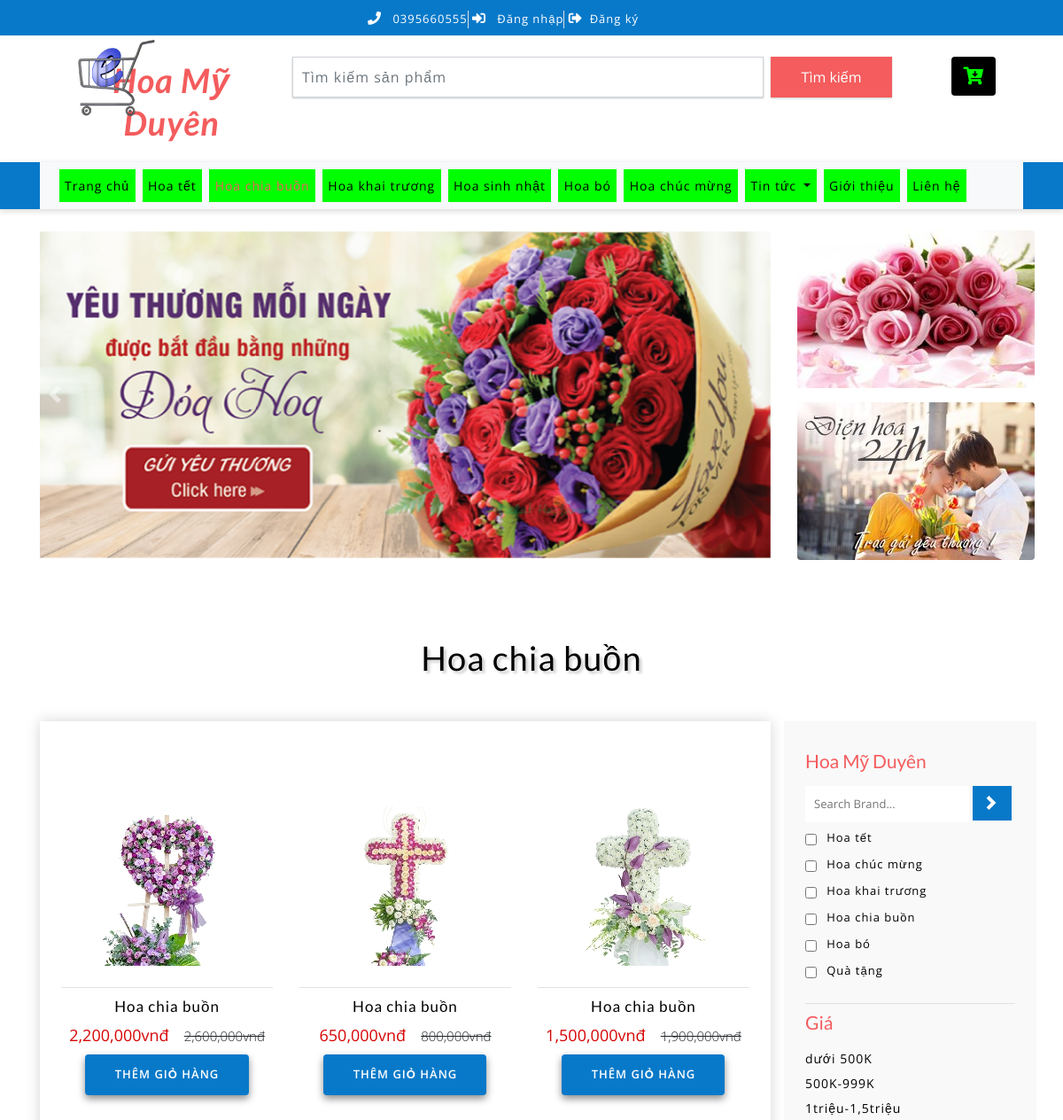
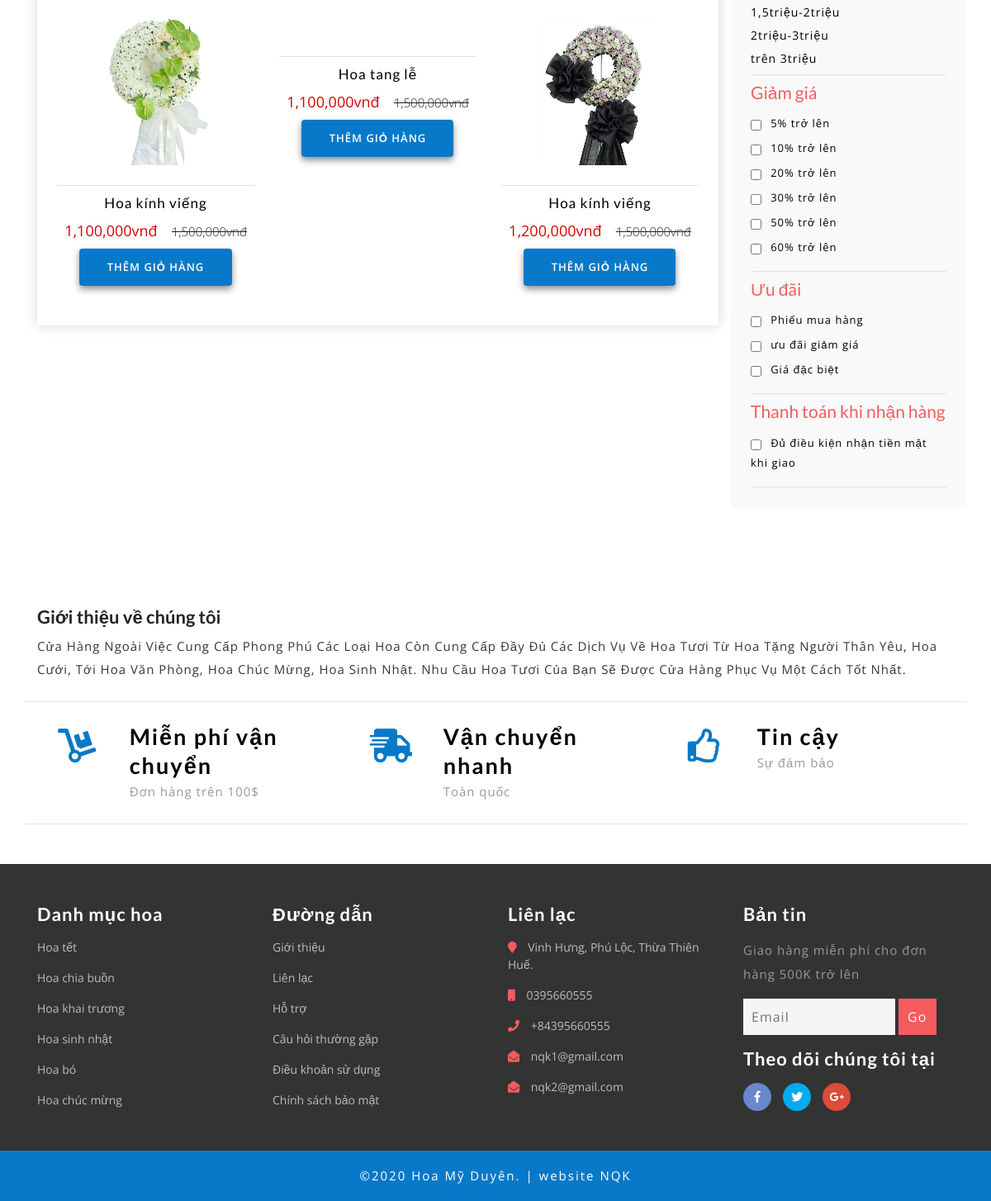
Page /?quanly=danhmuc&id=12 on the committed database (2 pictures, top to bottom).
### tables this page shows
CREATE TABLE `tbl_category` (
  `category_id` int(11) NOT NULL,
  `category_name` varchar(50) NOT NULL
);

CREATE TABLE `tbl_sanpham` (
  `sanpham_id` int(11) NOT NULL,
  `category_id` int(11) NOT NULL,
  `sanpham_name` varchar(255) NOT NULL,
  `sanpham_chitiet` text NOT NULL,
  `sanpham_mota` text NOT NULL,
  `sanpham_gia` varchar(100) NOT NULL,
  `sanpham_giakhuyenmai` varchar(100) NOT NULL,
  `sanpham_active` int(11) NOT NULL,
  `sanpham_hot` int(11) NOT NULL,
  `sanpham_soluong` int(11) NOT NULL,
  `sanpham_image` varchar(50) NOT NULL
);

### include/danhmuc.php (the view, shortened to what this page needs)
<?php
	if(isset($_GET['id'])){
		$id = $_GET['id'];
	}else{
		$id = '';
	}
	$sql_cate = mysqli_query($con,"SELECT * FROM tbl_category,tbl_sanpham WHERE tbl_category.category_id=tbl_sanpham.category_id AND tbl_sanpham.category_id='$id' ORDER BY tbl_sanpham.sanpham_id DESC");
	$sql_category = mysqli_query($con,"SELECT * FROM tbl_category,tbl_sanpham WHERE tbl_category.category_id=tbl_sanpham.category_id AND tbl_sanpham.category_id='$id' ORDER BY tbl_sanpham.sanpham_id DESC");
	$row_title = mysqli_fetch_array($sql_category);
	$title = $row_title['category_name'];
	?>
	<div class="ads-grid py-sm-5 py-4">
		<div class="container py-xl-4 py-lg-2">
			<h3 class="tittle-w3l text-center mb-lg-5 mb-sm-4 mb-3"><?php echo $title ?></h3>
			<div class="row">
				<div class="agileinfo-ads-display col-lg-9">
					<div class="wrapper">
						<div class="product-sec1 px-sm-4 px-3 py-sm-5  py-3 mb-4">
							<div class="row">
								<?php
								while($row_sanpham = mysqli_fetch_array($sql_cate)){
								?>
								<div class="col-md-4 product-men mt-5">
									<div class="men-pro-item simpleCart_shelfItem">
										<div class="men-thumb-item text-center">
											<img src="images/<?php echo $row_sanpham['sanpham_image'] ?>" alt="">
										</div>
										<div class="item-info-product text-center border-top mt-4">
											<h4 class="pt-1">
												<a href="?quanly=chitietsp&id=<?php echo $row_sanpham['sanpham_id'] ?>"><?php echo $row_sanpham['sanpham_name'] ?></a>
											</h4>
											<div class="info-product-price my-2">
												<span class="item_price"><?php echo number_format($row_sanpham['sanpham_giakhuyenmai']).'vnđ' ?></span>
												<del><?php echo number_format($row_sanpham['sanpham_gia']).'vnđ' ?></del>
											</div>
											<div class="snipcart-details top_brand_home_details item_add single-item hvr-outline-out">
												<form action="?quanly=giohang" method="post">
												<fieldset>
													<input type="submit" name="themgiohang" value="Thêm giỏ hàng" class="button" />
												</fieldset>
											</form>
											</div>
										</div>
									</div>
								</div>
								<?php
								}
								?>
							</div>
						</div>
					</div>
				</div>
				<div class="col-lg-3 mt-lg-0 mt-4 p-lg-0">
					<div class="side-bar p-sm-4 p-3">
						<div class="search-hotel border-bottom py-2">
							<h3 class="agileits-sear-head mb-3">Hoa Mỹ Duyên</h3>
							<form action="#" method="post">
								<input type="search" placeholder="Search Brand..." name="search" required="">
								<input type="submit" value="">
							</form>
							<div class="left-side py-2">
								<ul>
									<li>
										<input type="checkbox" class="checked">
										<span class="span">Hoa tết</span>
									</li>
									<li>
										<input type="checkbox" class="checked">
										<span class="span">Hoa chúc mừng</span>
									</li>
									<li>
										<input type="checkbox" class="checked">
										<span class="span">Hoa khai trương</span>
									</li>
									<li>
										<input type="checkbox" class="checked">
										<span class="span">Hoa chia buồn</span>
									</li>
									<li>
										<input type="checkbox" class="checked">
										<span class="span">Hoa bó</span>
									</li>
									<li>
										<input type="checkbox" class="checked">
										<span class="span">Quà tặng</span>
									</li>
								</ul>
							</div>
						</div>
						<div class="range border-bottom py-2">
							<h3 class="agileits-sear-head mb-3">Giá</h3>
							<div class="w3l-range">
								<ul>
									<li>
										<a href="#">dưới 500K</a>
									</li>
									<li class="my-1">
										<a href="#">500K-999K</a>
									</li>
									<li>
										<a href="#">1triệu-1,5triệu</a>
									</li>
									<li class="my-1">
										<a href="#">1,5triệu-2triệu</a>
									</li>
									<li>
										<a href="#">2triệu-3triệu</a>
									</li>
									<li class="mt-1">
										<a href="#">trên 3triệu</a>
									</li>
								</ul>
							</div>
						</div>
						<div class="left-side border-bottom py-2">
							<h3 class="agileits-sear-head mb-3">Giảm giá</h3>
							<ul>
								<li>
									<input type="checkbox" class="checked">
									<span class="span">5% trở lên</span>
								</li>
								<li>
									<input type="checkbox" class="checked">
									<span class="span">10% trở lên</span>
								</li>
								<li>
									<input type="checkbox" class="checked">
									<span class="span">20% trở lên</span>
								</li>
								<li>
									<input type="checkbox" class="checked">
									<span class="span">30% trở lên</span>
								</li>
								<li>
									<input type="checkbox" class="checked">
									<span class="span">50% trở lên</span>
								</li>
								<li>
									<input type="checkbox" class="checked">
									<span class="span">60% trở lên</span>
								</li>
							</ul>
						</div>
						<div class="left-side border-bottom py-2">
							<h3 class="agileits-sear-head mb-3">Ưu đãi</h3>
							<ul>
								<li>
									<input type="checkbox" class="checked">
									<span class="span">Phiếu mua hàng</span>
								</li>
								<li>
									<input type="checkbox" class="checked">
									<span class="span">ưu đãi giảm giá</span>
								</li>
								<li>
									<input type="checkbox" class="checked">
									<span class="span">Giá đặc biệt</span>
								</li>
							</ul>
						</div>
						<div class="left-side border-bottom py-2">
							<h3 class="agileits-sear-head mb-3">Thanh toán khi nhận hàng</h3>
							<ul>
								<li>
									<input type="checkbox" class="checked">
									<span class="span">Đủ điều kiện nhận tiền mặt khi giao</span>
								</li>
							</ul>
						</div>
					</div>
				</div>
			</div>
		</div>
	</div>

### include/menu.php (shortened to what this page needs)
<div class="navbar-inner">
		<div class="container">
			<nav class="navbar navbar-expand-lg navbar-light bg-light">
				<div class="collapse navbar-collapse" id="navbarSupportedContent">
					<ul class="navbar-nav ml-auto text-center mr-xl-5">
						<li class="nav-item mr-lg-2 mb-lg-0 mb-2 <?php echo isset($_GET['quanly'])?'':'active'?>">
							<a class="nav-link" href="index.php">Trang chủ
							</a>
						</li>
						<?php
							$sql_category_danhmuc = mysqli_query($con,'SELECT * FROM tbl_category ORDER BY category_id DESC');
							while($row_category_danhmuc = mysqli_fetch_array($sql_category_danhmuc)){
								if(isset($_GET['quanly']) && isset($_GET['id']) && $_GET['id'] == $row_category_danhmuc['category_id']){
									$active = 'active';
								}else{
									$active = "";
								}
						?>
						<li class="nav-item  mr-lg-2 mb-lg-0 mb-2 <?php echo $active; ?>">
							<a class="nav-link " href="?quanly=danhmuc&id=<?php echo $row_category_danhmuc['category_id'] ?>" role="button"  aria-haspopup="true" aria-expanded="false">
								<?php echo $row_category_danhmuc['category_name'] ?>
							</a>
						</li>
						<?php
						}
						?>
						<li class="nav-item dropdown mr-lg-2 mb-lg-0 mb-2">
							<a class="nav-link dropdown-toggle" href="#" role="button" data-toggle="dropdown" aria-haspopup="true" aria-expanded="false">
								Tin tức
							</a>
						</li>
						<li class="nav-item mr-lg-2 mb-lg-0 mb-2">
						<a class="nav-link" href="about.html">Giới thiệu</a>
						</li>
						<li class="nav-item">
							<a class="nav-link" href="contact.html">Liên hệ</a>
						</li>
					</ul>
				</div>
			</nav>
		</div>
	</div>

### css/style.css (style rules this page uses)
html, body { margin: 0; font-size: 100%; background: #fff; font-family: 'Open Sans', sans-serif; }
body a { text-decoration: none; transition: 3s all; -webkit-transition: 3s all; -moz-transition: 3s all; -o-transition: 3s all; -ms-transition: 3s all; }
a { transition: 3s all; -webkit-transition: 3s all; -moz-transition: 3s all; -o-transition: 3s all; -ms-transition: 3s all; }
input[type="button"], input[type="submit"] { transition: 3s all; -webkit-transition: 3s all; -moz-transition: 3s all; -o-transition: 3s all; -ms-transition: 3s all; }
h1, h2, h3, h4, h5, h6 { margin: 0; font-family: 'Lato', sans-serif; }
ul { margin: 0; padding: 0; }
.navbar-inner { background-color: #0879c9; box-shadow: 0px 2px 6px 1px rgba(0, 0, 0, 0.13); }
.navbar-inner .navbar-light { background: #00ff00; }
.navbar-light .navbar-nav .nav-link { background: #00ff00; letter-spacing: 1px; font-size: 14px; color: #000; padding-right: 0.4rem; padding-left: 0.4rem; }
.navbar-light .navbar-nav .show>.nav-link, .navbar-light .navbar-nav .active>.nav-link, .navbar-light .navbar-nav .nav-link.show, .navbar-light .navbar-nav .nav-link.active { color: #F45C5D; }
h3.tittle-w3l { color: #000; font-size: 38px; letter-spacing: 1px; text-shadow: 3px 3px 3px rgba(0, 0, 0, 0.19); }
.snipcart-details { width: 77%; margin: 0 auto; }
.snipcart-details input.button { font-size: 13px; color: #fff; background: #0879c9; text-decoration: none; border: none; border-radius: 0; width: 100%; text-transform: uppercase; padding: 13px; outline: none; letter-spacing: 1px; box-shadow: 0px 4px 8px 0px rgba(0, 0, 0, 0.45); font-weight: 600; cursor: pointer; border-radius: 4px; transition: 3s all; -webkit-transition: 3s all; -moz-transition: 3s all; -o-transition: 3s all; -ms-transition: 3s all; }
.men-pro-item { position: relative; }
.men-thumb-item { position: relative; }
.search-hotel input[type="search"] { background: #fff; border: none; width: 78%; outline: none; padding: 11px 10px 10px 10px; font-size: 13px; color: #c4c4c4; }
.search-hotel form input[type="submit"] { background: url(../images/search.png) no-repeat 13px 11px #0879c9; width: 44px; height: 39px; border: none; padding: 0; margin-top: 0; cursor: pointer; }
h3.agileits-sear-head { color: #F45C5D; font-size: 21px; }
.side-bar { background-color: #F9F9F9; height: fit-content; }
.w3l-range ul li { display: block; }
.w3l-range ul li a { font-size: 14px; color: #000; letter-spacing: 1px; }
.left-side ul li { display: inline-block; width: 100%; margin-bottom: 6px; }
input.checked { display: inline-block; margin: 0; cursor: pointer; }
.left-side ul li span { font-size: 13px; color: #000; letter-spacing: 1px; margin-left: 3px; vertical-align: top; }
.product-sec1 { box-shadow: 0px 0px 15px 0px #D6D6D6; }
.item-info-product h4 a { color: #000; font-size: 17px; letter-spacing: 1px; }
span.item_price { font-size: 18px; color: #d60404; }
.info-product-price del { font-weight: 300; margin-left: 13px; font-size: 15px; }
input[type="radio"], input[type="checkbox"] { margin: 4px 4px 0 0; }

### rows in the picture
tbl_category: category_name "Hoa tết"
tbl_category: category_name "Hoa khai trương"
tbl_category: category_name "Hoa sinh nhật"
tbl_category: category_name "Hoa bó"
tbl_category: category_name "Hoa chúc mừng"
tbl_category: category_name "Hoa chia buồn"
tbl_sanpham: sanpham_image (picture), sanpham_name "Hoa chia buồn", sanpham_giakhuyenmai "2,200,000", sanpham_gia "2,600,000"
tbl_sanpham: sanpham_image (picture), sanpham_name "Hoa chia buồn", sanpham_giakhuyenmai "650,000", sanpham_gia "800,000"
tbl_sanpham: sanpham_image (picture), sanpham_name "Hoa chia buồn", sanpham_giakhuyenmai "1,500,000", sanpham_gia "1,900,000"
tbl_sanpham: sanpham_image (picture), sanpham_name "Hoa kính viếng", sanpham_giakhuyenmai "1,100,000", sanpham_gia "1,500,000"
tbl_sanpham: sanpham_name "Hoa tang lễ", sanpham_giakhuyenmai "1,100,000", sanpham_gia "1,500,000"
tbl_sanpham: sanpham_image (picture), sanpham_name "Hoa kính viếng", sanpham_giakhuyenmai "1,200,000", sanpham_gia "1,500,000"
